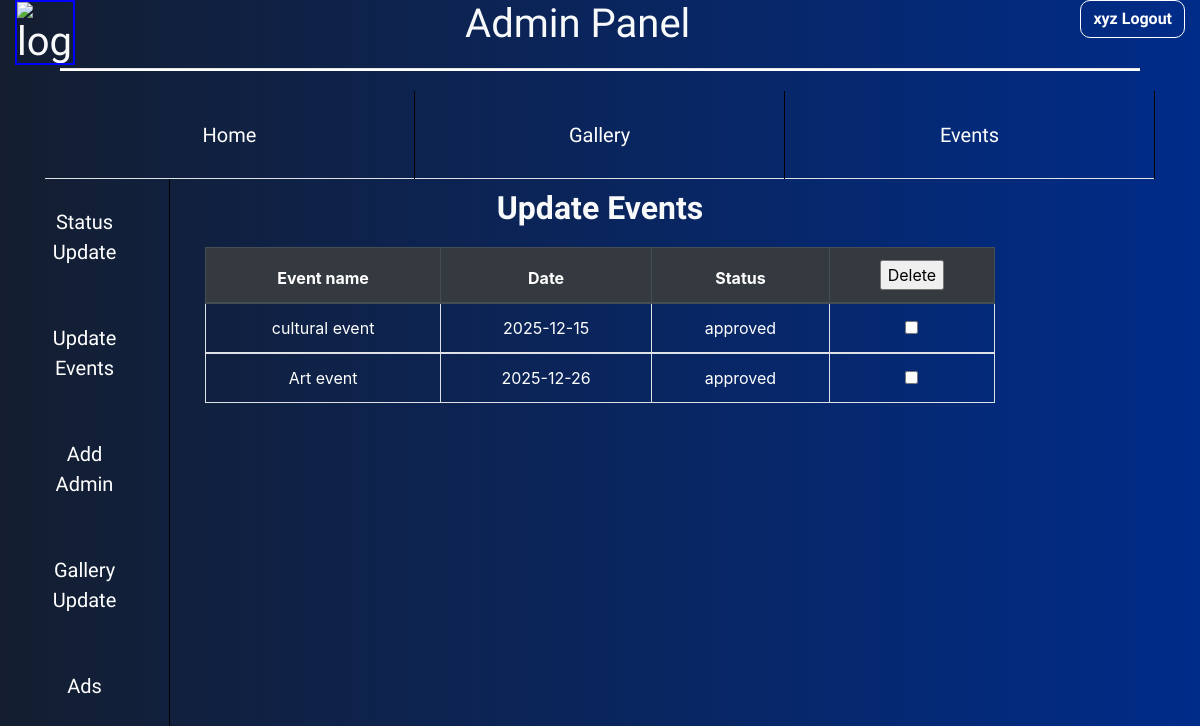
The page /evento/update.php (signed in) on the database its author committed.
### tables this page shows
CREATE TABLE `events` (
  `eventname` varchar(20) NOT NULL,
  `date` date NOT NULL,
  `time` time NOT NULL,
  `duration` int(3) NOT NULL,
  `venue` varchar(20) NOT NULL,
  `dept` varchar(7) NOT NULL,
  `status` varchar(10) NOT NULL,
  `description` longtext NOT NULL
);

### evento/update.php (the view, shortened to what this page needs)
<!DOCTYPE html>
<?php
require 'connect.php';
?>
<html>
    <head>
        <link rel="stylesheet" href="https://maxcdn.bootstrapcdn.com/bootstrap/4.3.1/css/bootstrap.min.css">
        <link rel="stylesheet" href="evento.css">
    </head>
    <body><?php
    include 'admin.php';
    ?>
        ?><?php
        $qur1 = "select * from events;";
        $r9 = mysqli_query($con, $qur1) or die("error selecting table");
        ?>
        <div class="container-fluid col-8">
            <h2 class="text-center">Update Events</h2>
            <form>
                <table class="table table-bordered table-hover text-center">
                    <thead class="thead-dark">
                        <tr>
                            <th>Event name</th>
                            <th>Date</th>
                            <th>Status</th>
                            <th><input type="submit" name="delete" value="Delete"></th>
                        </tr>
                    </thead>
                    <tbody>
                        <?php
                        while ($row = mysqli_fetch_assoc($r9)) {
                            ?>
                            <tr>
                                <td><?php echo $row['eventname']; ?></td>
                                <td><?php echo $row['date']; ?></td>
                                <td><?php echo $row['status']; ?></td>
                                <td><input type="checkbox" name="del[]" value="<?php echo $row['eventname'];?>"></td>
                            </tr>
                        </tbody>
                    <?php }
                    ?>
                </table>
            </form>
        </div>
    </body>
</html>

### evento/evento.css (style rules this page uses)
body { color: black; }
h2 { font-family: amita,sans-serif; font-weight: bolder; margin-top: 10px; margin-bottom: 20px; }

### evento/update.php (style rules this page uses)
td { color: white; }

### evento/admin.php (style rules this page uses)
.back { background: -webkit-linear-gradient(to right, #141e30, #243b55); background: linear-gradient(to right, #141e30, #002c89); height: 100%; }

### rows shown on the page
events: eventname "cultural event", date "2025-12-15", status "approved"
events: eventname "Art event", date "2025-12-26", status "approved"

### other values the page prints
$_SESSION['uname'] "xyz"
